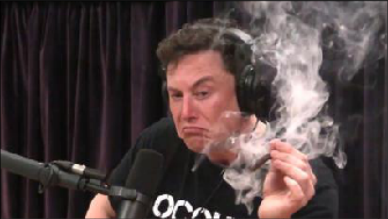
#> input picture ex03/bob.png, 388 x 219 px
$ python ColorFilter.py
#> lines starting #> are read from the running program, lines starting #| are printed output that depends on the picture
### ex01/ImageProcessor.py
import matplotlib.pyplot as plt
import matplotlib.image as mpimg


class ImageProcessor:

    @staticmethod
    def load(path):
#> called with path = 'bob.png'
        img = mpimg.imread(path)
#> img is the input picture: shape (219, 388, 4) float32; mean R, G, B, A 0.312, 0.257, 0.256, 1
        print('Image correctly loaded. Dimensions :',
              len(img), 'x', len(img[0]))
#| Image correctly loaded. Dimensions : 219 x 388
        return img

    @staticmethod
    def display(array):
        plt.imshow(array)
        plt.show()


# [3 lines that do not run on import are left out]

### ex03/ColorFilter.py
import sys
import numpy as np
sys.path.append('../ex01/')
from ImageProcessor import ImageProcessor  # noqa: E402


class ColorFilter:
    @staticmethod
    def invert(array):
        res = array[:, :, :]
        res[:, :, 0:3] = 1.0 - res[:, :, 0:3]
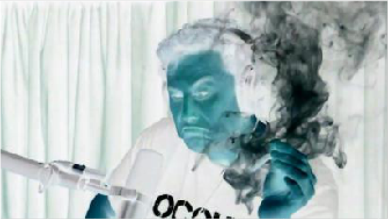
#> res: shape (219, 388, 4) float32; mean R, G, B, A 0.688, 0.743, 0.744, 1
        return res

    @staticmethod
    def to_blue(array):
        res = array[:, :, :]
        res[:, :, 0:2] = 0.0 * res[:, :, 0:2]
        return res

    @staticmethod
    def to_green(array):
        res = array[:, :, :]
        res[:, :, [0, 2]] = 0.0 * res[:, :, [0, 2]]
        return res

    @staticmethod
    def to_red(array):
        res = array[:, :, :]
        res[:, :, 1:3] = 0.0 * res[:, :, 1:3]
        return res

    @classmethod
    def get_closest_color(cls, color):
        for i, val in enumerate(cls.range[:-1]):
            if color >= val and color <= cls.range[i + 1]:
                return (val if color - val < cls.range[i + 1] - color
                        else cls.range[i + 1])

    @classmethod
    def celluloid(cls, array, threshold=4):
        cls.range = np.linspace(0.0, 1.0, threshold)
        func = np.vectorize(ColorFilter.get_closest_color)
        return func(array)

    @staticmethod
    def grayscale(array, filter='w'):
        weights = (0.299, 0.587, 0.114) if filter == 'w' \
                  else (1 / 3, 1 / 3, 1 / 3)
        res = array[:, :, :]
        for line in res:
            for pixel in line:
                value = np.sum(weights * pixel[0:3]) / 3
                for i in range(3):
                    pixel[i] = value
        return res


if __name__ == '__main__':
    img = ImageProcessor.load("bob.png")
    ImageProcessor.display(ColorFilter.invert(img))
    # [5 lines of commented-out code are left out]

$ run again, with ex03/aalleman.png copied over ex03/bob.png
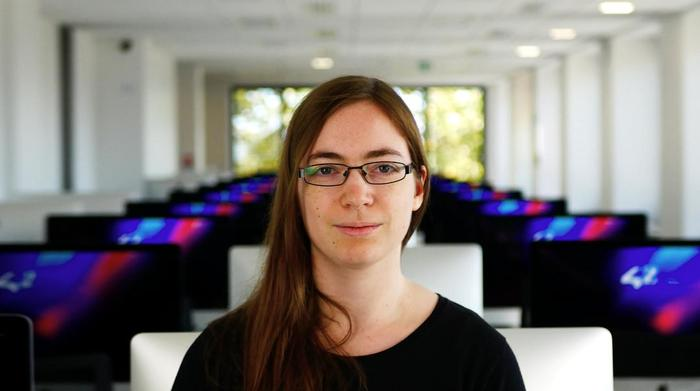
#> input picture ex03/aalleman.png, 700 x 391 px
#> in load, img is the input picture: shape (391, 700, 3) float32; mean R, G, B 0.481, 0.456, 0.454
#| Image correctly loaded. Dimensions : 391 x 700
#> in invert, `res[:, :, 0:3] = 1.0 - res[:, :, 0:3]`:
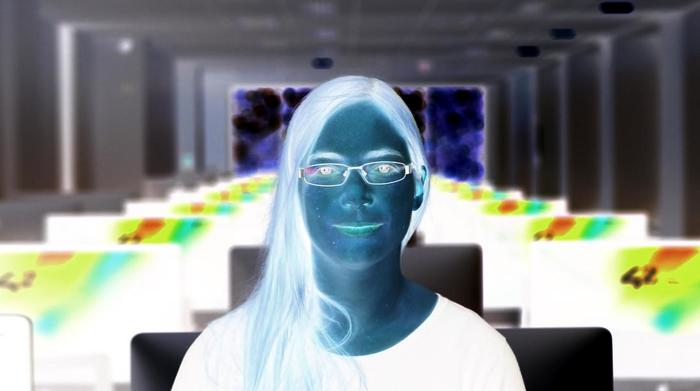
#> res: shape (391, 700, 3) float32; mean R, G, B 0.519, 0.544, 0.546

$ run again, with ex03/jgambard.png copied over ex03/bob.png
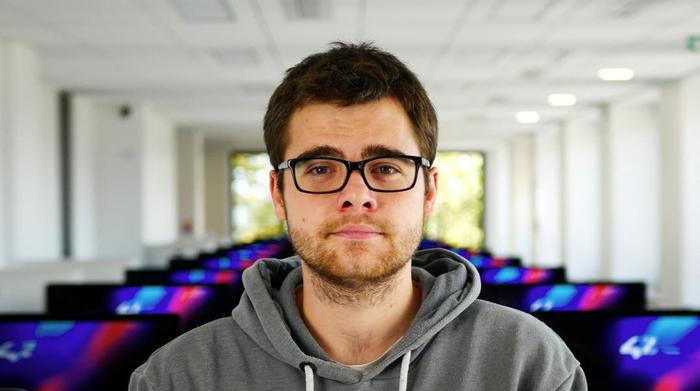
#> input picture ex03/jgambard.png, 700 x 391 px
#> in load, img is the input picture: shape (391, 700, 3) float32; mean R, G, B 0.608, 0.581, 0.58
#| Image correctly loaded. Dimensions : 391 x 700
#> in invert, `res[:, :, 0:3] = 1.0 - res[:, :, 0:3]`:
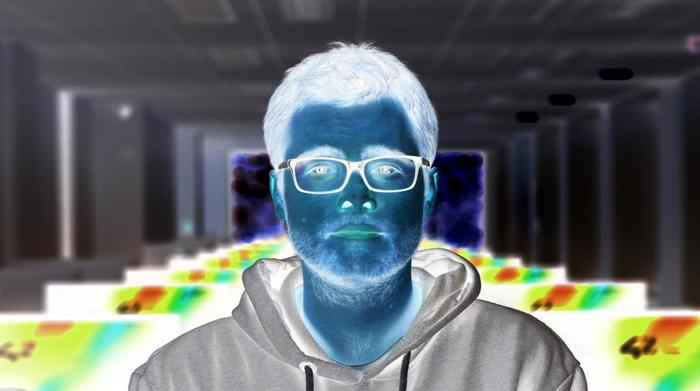
#> res: shape (391, 700, 3) float32; mean R, G, B 0.392, 0.419, 0.419
